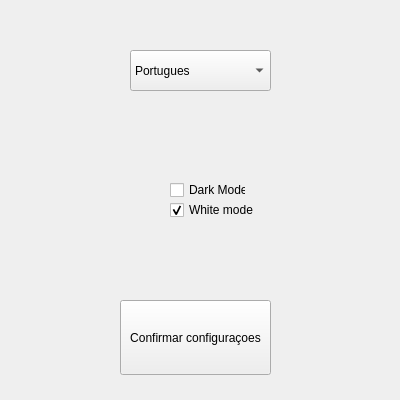
<?xml version="1.0" encoding="UTF-8"?>
<ui version="4.0">
 <class>MainWindow</class>
 <widget class="QMainWindow" name="MainWindow">
  <property name="geometry">
   <rect>
    <x>0</x>
    <y>0</y>
    <width>400</width>
    <height>400</height>
   </rect>
  </property>
  <property name="windowTitle">
   <string>Configuracoes</string>
  </property>
  <widget class="QWidget" name="centralwidget">
   <widget class="QCheckBox" name="DarkCheckBox">
    <property name="geometry">
     <rect>
      <x>170</x>
      <y>180</y>
      <width>76</width>
      <height>20</height>
     </rect>
    </property>
    <property name="text">
     <string>Dark Mode</string>
    </property>
   </widget>
   <widget class="QCheckBox" name="WhiteCheck">
    <property name="geometry">
     <rect>
      <x>170</x>
      <y>200</y>
      <width>101</width>
      <height>20</height>
     </rect>
    </property>
    <property name="autoFillBackground">
     <bool>false</bool>
    </property>
    <property name="text">
     <string>White mode</string>
    </property>
    <property name="checked">
     <bool>true</bool>
    </property>
   </widget>
   <widget class="QComboBox" name="IdiomaBox">
    <property name="geometry">
     <rect>
      <x>130</x>
      <y>50</y>
      <width>141</width>
      <height>41</height>
     </rect>
    </property>
    <item>
     <property name="text">
      <string>Portugues</string>
     </property>
    </item>
    <item>
     <property name="text">
      <string>Ingles</string>
     </property>
    </item>
    <item>
     <property name="text">
      <string>Espanhol</string>
     </property>
    </item>
   </widget>
   <widget class="QPushButton" name="pushButton">
    <property name="geometry">
     <rect>
      <x>120</x>
      <y>300</y>
      <width>151</width>
      <height>75</height>
     </rect>
    </property>
    <property name="text">
     <string>Confirmar configuraçoes</string>
    </property>
   </widget>
  </widget>
 </widget>
 <resources/>
 <connections/>
</ui>
